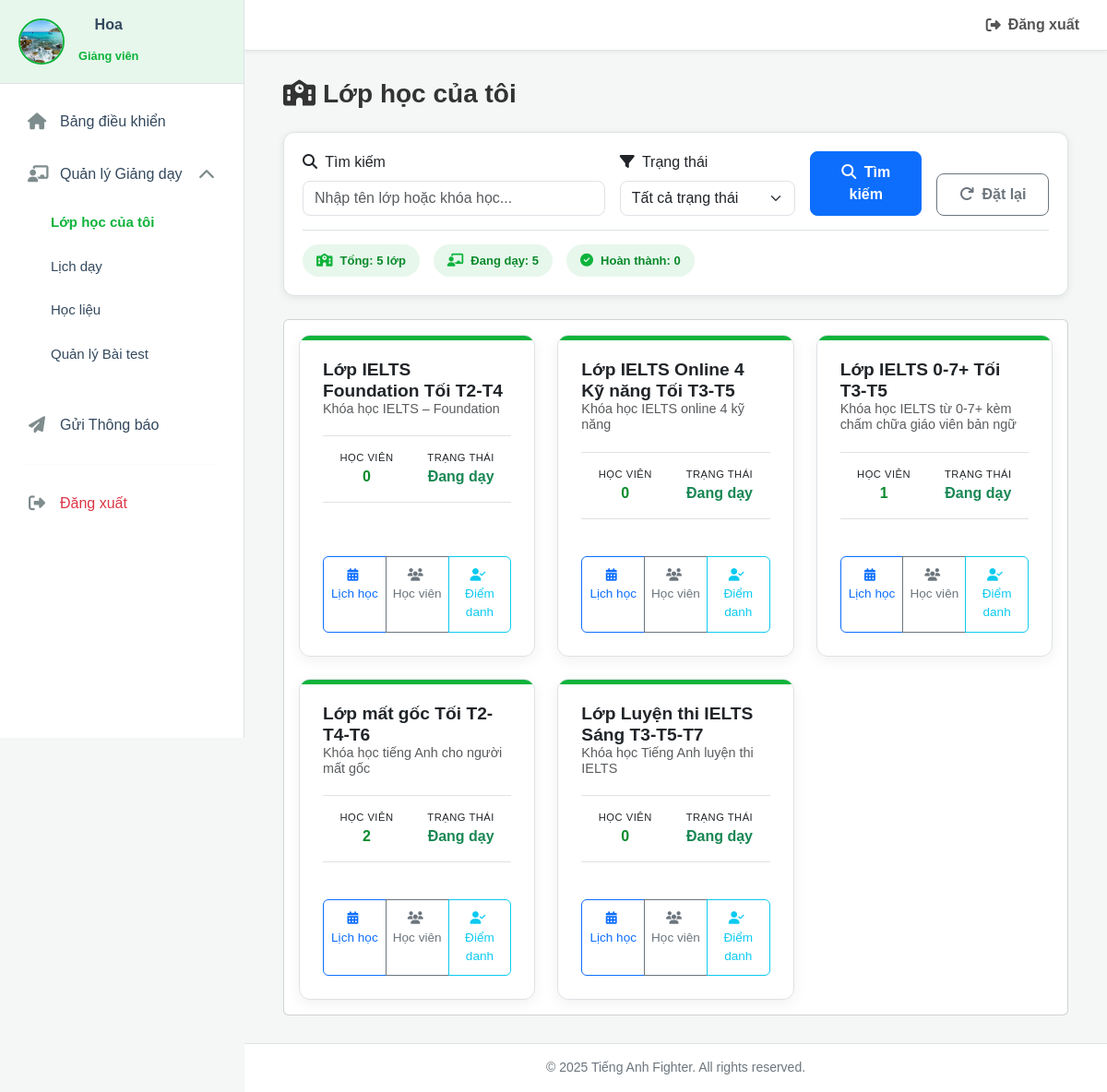
The app's page /admin/admin.php?nav=teacher_classes (signed in) with its own data.
### tables this page shows
CREATE TABLE `giangvien` (
  `id_giangvien` int(11) NOT NULL,
  `ten_giangvien` varchar(100) NOT NULL,
  `so_dien_thoai` varchar(15) DEFAULT NULL,
  `mat_khau` varchar(255) DEFAULT NULL,
  `email` varchar(100) DEFAULT NULL,
  `mo_ta` text DEFAULT NULL COMMENT 'Mô tả chuyên môn, kinh nghiệm của giảng viên',
  `hinh_anh` varchar(255) DEFAULT NULL
);

CREATE TABLE `lop_hoc` (
  `id_lop` varchar(50) NOT NULL,
  `id_khoahoc` int(11) NOT NULL,
  `ten_lop` varchar(100) NOT NULL,
  `id_giangvien` int(11) DEFAULT NULL COMMENT 'Giảng viên trực tiếp đứng lớp',
  `so_luong_hoc_vien` int(11) DEFAULT 0,
  `trang_thai` enum('dang hoc','da xong') DEFAULT 'dang hoc'
);

CREATE TABLE `khoahoc` (
  `id_khoahoc` int(11) NOT NULL,
  `ten_khoahoc` varchar(100) DEFAULT NULL,
  `mo_ta` text DEFAULT NULL,
  `thoi_gian` int(11) DEFAULT NULL COMMENT 'Thời lượng khóa học (tính bằng số buổi)',
  `chi_phi` int(11) DEFAULT NULL,
  `hinh_anh` varchar(255) DEFAULT NULL,
  `danh_gia_tb` decimal(3,2) DEFAULT NULL,
  `cap_do` varchar(50) DEFAULT NULL COMMENT 'Cấp độ của khóa học (Beginner, Intermediate, IELTS 5.0+,...)'
);

### admin/modules/teacher/teacher_classes.php (the view, shortened to what this page needs)
<?php
$id_giangvien = $_SESSION['id_giangvien'];
$search_term = $_GET['search'] ?? '';
$sql_search = "";
$params = [$id_giangvien];
$types = "i";
$count_sql = "
    SELECT
        COUNT(*) as total,
        SUM(CASE WHEN lh.trang_thai = 'dang hoc' THEN 1 ELSE 0 END) as active_count,
        SUM(CASE WHEN lh.trang_thai = 'da xong' THEN 1 ELSE 0 END) as completed_count
    FROM lop_hoc lh
    JOIN khoahoc kh ON lh.id_khoahoc = kh.id_khoahoc
    WHERE lh.id_giangvien = ?
";
$stmt_count = $conn->prepare($count_sql);
$stmt_count->bind_param("i", $id_giangvien);
$stmt_count->execute();
$stats = $stmt_count->get_result()->fetch_assoc();
$sql = "
    SELECT lh.id_lop, lh.ten_lop, kh.ten_khoahoc, lh.so_luong_hoc_vien, lh.trang_thai
    FROM lop_hoc lh
    JOIN khoahoc kh ON lh.id_khoahoc = kh.id_khoahoc
    WHERE lh.id_giangvien = ?
    $sql_search
    ORDER BY lh.trang_thai ASC, kh.ten_khoahoc, lh.ten_lop
";
$stmt = $conn->prepare($sql);
$stmt->bind_param($types, ...$params);
$stmt->execute();
$result = $stmt->get_result();
?>
<div class="container-fluid">
    <div class="d-flex justify-content-between align-items-center mb-4 flex-wrap gap-2">
        <h1 class="title-color mb-0" style="border:none; padding-bottom: 0;"><i class="fa-solid fa-school me-2"></i>Lớp học của tôi</h1>
    </div>
    <div class="search-filter-bar">
        <form method="GET" class="row g-3 align-items-end">
            <div class="col-md-5">
                <label for="search" class="form-label"><i class="fas fa-search me-1"></i> Tìm kiếm</label>
                <input type="text" name="search" id="search" class="form-control"
                    placeholder="Nhập tên lớp hoặc khóa học..."
                    value="<?php echo htmlspecialchars($search_term); ?>">
            </div>
            <div class="col-md-3">
                <label for="status" class="form-label"><i class="fas fa-filter me-1"></i> Trạng thái</label>
                <select name="status" id="status" class="form-select">
                    <option value="">Tất cả trạng thái</option>
                </select>
            </div>
            <div class="col-md-2">
                <button type="submit" class="btn btn-primary w-100">
                    <i class="fas fa-search me-1"></i> Tìm kiếm
                </button>
            </div>
            <div class="col-md-2">
                <a href="?nav=teacher_classes" class="btn btn-outline-secondary w-100">
                    <i class="fas fa-redo me-1"></i> Đặt lại
                </a>
            </div>
        </form>
        <div class="filter-stats">
            <span class="stat-item">
                <i class="fas fa-school"></i>
                Tổng: <?php echo $stats['total']; ?> lớp
            </span>
            <span class="stat-item">
                <i class="fas fa-chalkboard-teacher"></i>
                Đang dạy: <?php echo $stats['active_count']; ?>
            </span>
            <span class="stat-item">
                <i class="fas fa-check-circle"></i>
                Hoàn thành: <?php echo $stats['completed_count']; ?>
            </span>
        </div>
    </div>
    <div class="card animated-card">
        <div class="card-body">
            <?php if ($result->num_rows > 0): ?>
                <div class="row g-4">
                    <?php
                    $index = 0;
                    while ($row = $result->fetch_assoc()):
                        $status_class = ($row['trang_thai'] === 'da xong') ? 'status-completed' : '';
                    ?>
                        <div class="col-lg-4 col-md-6 animated-item" style="animation-delay: <?php echo $index++ * 70; ?>ms;">
                            <div class="class-card-new <?php echo $status_class; ?>">
                                <div class="card-content-wrapper">
                                    <div>
                                        <h5 class="card-title-new"><?php echo htmlspecialchars($row['ten_lop']); ?></h5>
                                        <h6 class="card-subtitle-new text-muted"><?php echo htmlspecialchars($row['ten_khoahoc']); ?></h6>
                                    </div>
                                    <div class="class-stats">
                                        <div class="stat-item">
                                            <div class="stat-label">Học viên</div>
                                            <div class="stat-value"><?php echo $row['so_luong_hoc_vien']; ?></div>
                                        </div>
                                        <div class="stat-item">
                                            <div class="stat-label">Trạng thái</div>
                                            <div class="stat-value">
                                                <?php if ($row['trang_thai'] === 'dang hoc'): ?>
                                                    <span class="text-success">Đang dạy</span>
                                                <?php else: ?>
                                                    <span class="text-secondary">Đã xong</span>
                                                <?php endif; ?>
                                            </div>
                                        </div>
                                    </div>
                                    <div class="card-footer-actions">
                                        <div class="btn-group" role="group">
                                            <a href="./admin.php?nav=lichhoc&lop_id=<?php echo $row['id_lop']; ?>&view=schedule" class="btn btn-outline-primary" title="Quản lý Lịch học"><i class="fa-solid fa-calendar-days me-1"></i> <br> Lịch học</a>
                                            <a href="./admin.php?nav=lichhoc&lop_id=<?php echo $row['id_lop']; ?>&view=students" class="btn btn-outline-secondary" title="Danh sách Học viên"><i class="fa-solid fa-users me-1"></i> <br> Học viên</a>
                                            <a href="./admin.php?nav=lichhoc&lop_id=<?php echo $row['id_lop']; ?>&view=diemdanh" class="btn btn-outline-info" title="Điểm danh"><i class="fa-solid fa-user-check me-1"></i> <br>Điểm danh</a>
                                        </div>
                                    </div>
                                </div>
                            </div>
                        </div>
                    <?php endwhile; ?>
                </div>
            <?php endif; ?>
        </div>
    </div>
</div>

### admin/modules/teacher/teacher_menu.php (shortened to what this page needs)
<?php
$id_giangvien = $_SESSION['id_giangvien'] ?? null;
$teacher_avatar = '../images/logo.png';
if ($id_giangvien) {
    $sql_teacher = "SELECT hinh_anh FROM giangvien WHERE id_giangvien = ?";
    $stmt_teacher = $conn->prepare($sql_teacher);
    $stmt_teacher->bind_param("i", $id_giangvien);
    $stmt_teacher->execute();
    $result_teacher = $stmt_teacher->get_result();
    if ($row_teacher = $result_teacher->fetch_assoc()) {
        if (!empty($row_teacher['hinh_anh'])) {
            $teacher_avatar = "../" . $row_teacher['hinh_anh'];
        }
    }
}
$current_page = $_GET['nav'] ?? '';
$teaching_management_pages = [
    'teacher_classes',
    'lichhoc',
    'teacher_materials',
    'question',
    'ds_cauhoi_gv',
    'kqhocvien_gv',
    'teacher_schedule'
];
$is_teaching_management_active = in_array($current_page, $teaching_management_pages);
?>
<div class="sidebar-header teacher-header">
    <div class="teacher-info">
        <img src="<?php echo htmlspecialchars($teacher_avatar); ?>" alt="Avatar Giảng viên" onerror="this.src='../images/logo.png';">
        <div>
            <p class="name"><?php echo htmlspecialchars($_SESSION['teacher_name']); ?></p>
            <span class="role">Giảng viên</span>
        </div>
    </div>
</div>
<nav class="admin-nav">
    <ul>
        <li>
            <a href="./admin.php" class="<?php echo ($current_page == '') ? 'active' : ''; ?>">
                <i class="fa-solid fa-house"></i>
                <span>Bảng điều khiển</span>
            </a>
        </li>
        <li>
            <a href="#teachingSubmenu" data-bs-toggle="collapse" aria-expanded="<?php echo $is_teaching_management_active ? 'true' : 'false'; ?>" class="nav-link-collapse <?php echo $is_teaching_management_active ? '' : 'collapsed'; ?>">
                <i class="fa-solid fa-chalkboard-user"></i>
                <span>Quản lý Giảng dạy</span>
                <i class="collapse-arrow fa-solid fa-chevron-down ms-auto"></i>
            </a>
            <ul class="collapse list-unstyled <?php echo $is_teaching_management_active ? 'show' : ''; ?>" id="teachingSubmenu">
                <li>
                    <a href="./admin.php?nav=teacher_classes" class="<?php echo in_array($current_page, ['teacher_classes', 'lichhoc']) ? 'active' : ''; ?>">
                        Lớp học của tôi
                    </a>
                </li>
                <li>
                    <a href="./admin.php?nav=teacher_schedule" class="<?php echo ($current_page == 'teacher_schedule') ? 'active' : ''; ?>">
                        Lịch dạy
                    </a>
                </li>
                <li>
                    <a href="./admin.php?nav=teacher_materials" class="<?php echo ($current_page == 'teacher_materials') ? 'active' : ''; ?>">
                        Học liệu
                    </a>
                </li>
                <li>
                    <a href="./admin.php?nav=question" class="<?php echo in_array($current_page, ['question', 'ds_cauhoi_gv', 'kqhocvien_gv']) ? 'active' : ''; ?>">
                        Quản lý Bài test
                    </a>
                </li>
            </ul>
        </li>
        <li>
            <a href="./admin.php?nav=teacher_notifications" class="<?php echo ($current_page == 'teacher_notifications') ? 'active' : ''; ?>">
                <i class="fa-solid fa-paper-plane"></i>
                <span>Gửi Thông báo</span>
            </a>
        </li>
        <hr>
        <li>
            <a href="modules/logout.php" class="text-danger">
                <i class="fa-solid fa-right-from-bracket"></i><span>Đăng xuất</span>
            </a>
        </li>
    </ul>
</nav>

### admin/css/admin.css (style rules this page uses)
:root { --brand-color: #0db33b; --brand-color-dark: #0a8a2c; --brand-color-light: #e7f7ec; --sidebar-bg: #ffffff; --sidebar-header-bg: #f8f9fa; --sidebar-text: #34495e; --sidebar-text-hover: #ffffff; --sidebar-icon-color: #7f8c8d; --sidebar-active-bg: var(--brand-color); --sidebar-hover-bg: #f1f1f1; --content-bg: #f4f7f6; --white-bg: #ffffff; --border-color: #dee2e6; --shadow: 0 4px 15px rgba(0, 0, 0, 0.07); }
body { margin: 0; font-family: Arial, sans-serif; background-color: var(--content-bg); }
a { text-decoration: none !important; }
.sidebar-header { padding: 20px; text-align: center; font-size: 24px; font-weight: 700; background-color: var(--sidebar-header-bg); color: var(--brand-color); border-bottom: 1px solid var(--border-color); }
.admin-nav { flex-grow: 1; padding-top: 15px; overflow-y: auto; overflow-x: hidden; max-height: calc(100vh - 80px); scroll-behavior: smooth; -webkit-overflow-scrolling: touch; }
.admin-nav { scrollbar-width: thin; scrollbar-color: var(--brand-color) transparent; }
.admin-nav::after { content: ''; position: sticky; bottom: 0; left: 0; width: 100%; height: 40px; background: linear-gradient(to bottom, transparent, var(--sidebar-bg)); pointer-events: none; opacity: 0; transition: opacity 0.3s ease; }
.admin-nav ul { list-style: none; padding: 0; margin: 0 10px; padding-bottom: 20px; }
.admin-nav ul li a { display: flex; align-items: center; gap: 15px; padding: 14px 20px; color: var(--sidebar-text); font-size: 16px; font-weight: 500; transition: all 0.2s ease-in-out; border-radius: 8px; margin-bottom: 5px; }
.admin-nav ul li a .fa-solid { font-size: 18px; width: 20px; text-align: center; color: var(--sidebar-icon-color); transition: color 0.2s ease-in-out; }
.admin-nav ul li a.active { background-color: var(--sidebar-active-bg); color: var(--sidebar-text-hover); font-weight: 600; box-shadow: 0 4px 12px rgba(13, 179, 59, 0.3); }
.admin-nav .nav-link-collapse .collapse-arrow { transition: transform 0.3s ease; }
.admin-nav .nav-link-collapse:not(.collapsed) .collapse-arrow { transform: rotate(180deg); }
.admin-nav .collapse { margin: 0 0 5px 15px; padding-left: 15px; border-left: 2px solid var(--border-color-light); }
.admin-nav .collapse li a { padding: 10px 15px; font-size: 15px; color: var(--sidebar-text); }
.admin-nav .collapse li a.active { background: none; color: var(--brand-color); font-weight: 600; box-shadow: none; }
.title-color { color: #333; text-align: left; font-size: 28px; font-weight: 700; margin-bottom: 25px; padding-bottom: 10px; border-bottom: 1px solid var(--border-color); position: relative; }
.title-color:after { content: ""; background: var(--primary-color); bottom: -1px; display: block; height: 3px; left: 0; position: absolute; width: 80px; }
.animated-card, .animated-row { opacity: 0; animation: fadeInUp 0.5s ease-out forwards; }

### admin/modules/teacher/teacher_menu.php (style rules this page uses)
.sidebar-header.teacher-header { background-color: var(--brand-color-light); padding: 15px 20px; }
.teacher-info { display: flex; align-items: center; gap: 15px; }
.teacher-info img { width: 50px; height: 50px; border-radius: 50%; border: 2px solid var(--brand-color); object-fit: cover; }
.teacher-info .name { font-size: 1rem; font-weight: 600; color: var(--sidebar-text); margin: 0; }
.teacher-info .role { font-size: 0.8rem; color: var(--text-color-light); }
.admin-nav hr { margin: 1rem; border-color: rgba(0, 0, 0, 0.05); }

### records on screen
giangvien: hinh_anh (picture)
lop_hoc: ten_lop "Lớp IELTS Foundation Tối T2-T4", id_khoahoc.ten_khoahoc "Khóa học IELTS – Foundation", so_luong_hoc_vien "0", trang_thai "Đang dạy"
lop_hoc: ten_lop "Lớp IELTS Online 4 Kỹ năng Tối T3-T5", id_khoahoc.ten_khoahoc "Khóa học IELTS online 4 kỹ năng", so_luong_hoc_vien "0", trang_thai "Đang dạy"
lop_hoc: ten_lop "Lớp IELTS 0-7+ Tối T3-T5", id_khoahoc.ten_khoahoc "Khóa học IELTS từ 0-7+ kèm chấm chữa giáo viên bản ngữ", so_luong_hoc_vien "1", trang_thai "Đang dạy"
lop_hoc: ten_lop "Lớp mất gốc Tối T2-T4-T6", id_khoahoc.ten_khoahoc "Khóa học tiếng Anh cho người mất gốc", so_luong_hoc_vien "2", trang_thai "Đang dạy"
lop_hoc: ten_lop "Lớp Luyện thi IELTS Sáng T3-T5-T7", id_khoahoc.ten_khoahoc "Khóa học Tiếng Anh luyện thi IELTS", so_luong_hoc_vien "0", trang_thai "Đang dạy"

### other values on screen
$_SESSION['teacher_name'] "Hoa"
$stats['total'] "5"
$stats['active_count'] "5"
$stats['completed_count'] "0"
